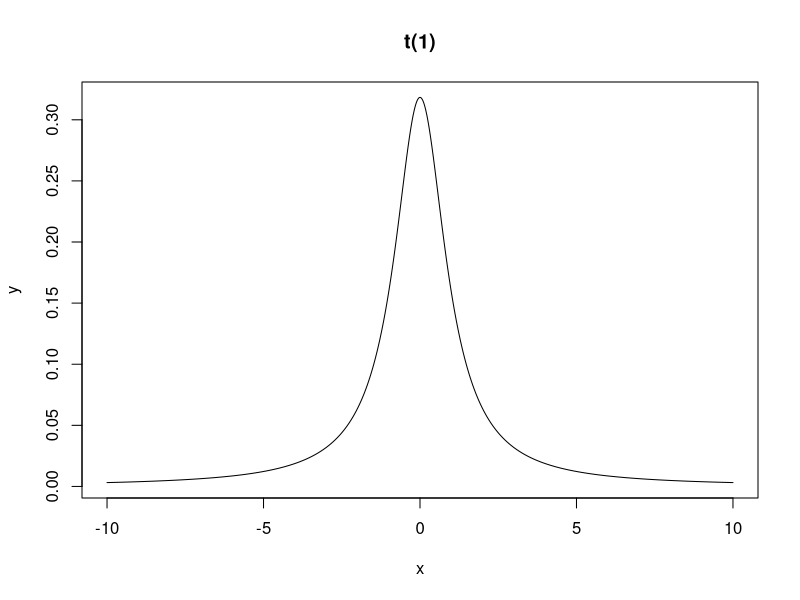

Source code (R): (Note: this script raises an error after producing the figure.)
#t(1), t(5), t(20)
# P(X < -2), P(-1 < X < 0)
# kwantyle

stud = c("t(1)", "t(5)", "t(20)")

x = seq(-10,10,by = 0.01)
y1 = dt(x, 1)
y2 = dt(x, 5)
y3 = dt(x, 20)

png("../LaTex/Student1.png")
plot(x, y1,type = "l", xlab = "x", ylab = "y", main = "t(1)")
#lines(x, y2, col = "green")
#lines(x, y3, col = "red")
#legend(x = "topright", legend = stud,col = c("black","green","red"),lty = 1)
dev.off()
p1y1 = pt(-2, 1)
p2y1 = pt(0, 1) - pt(-1, 1)
q1 = qt(0.25, 1)
q2 = qt(0.5, 1)
q3 = qt(0.75, 1)
cat("t(1)\nP(X < -2) = ", p1y1, "P(-1 < X < 0) = ", p2y1, "\n", file = "../LaTex/zad2_33.txt")
cat("q0.25 = ", q1, "q0.5 = ", q2, "q0.75 = ", q3, "\n", file = "../LaTex/zad2_33.txt", append = TRUE)

png("../LaTex/Student5.png")
plot(x, y2, type = "l", xlab = "x", ylab = "y", main = "t(5)", col = "green")
dev.off()
p1y1 = pt(-2, 5)
p2y1 = pt(0, 5) - pt(-1, 5)
q1 = qt(0.25, 5)
q2 = qt(0.5, 5)
q3 = qt(0.75, 5)
cat("t(5)\nP(X < -2) = ", p1y1, "P(-1 < X < 0) = ", p2y1, "\n", file = "../LaTex/zad2_33.txt", append = TRUE)
cat("q0.25 = ", q1, "q0.5 = ", q2, "q0.75 = ", q3, "\n", file = "../LaTex/zad2_33.txt", append = TRUE)

png("../LaTex/Student20.png")
plot(x, y3, type = "l", xlab = "x", ylab = "y", main = "t(20)", col = "red")
dev.off()
p1y1 = pt(-2, 20)
p2y1 = pt(0, 20) - pt(-1, 20)
q1 = qt(0.25, 20)
q2 = qt(0.5, 20)
q3 = qt(0.75, 20)
cat("t(20)\nP(X < -2) = ", p1y1, "P(-1 < X < 0) = ", p2y1, "\n", file = "../LaTex/zad2_33.txt", append = TRUE)
cat("q0.25 = ", q1, "q0.5 = ", q2, "q0.75 = ", q3, "\n", file = "../LaTex/zad2_33.txt", append = TRUE)